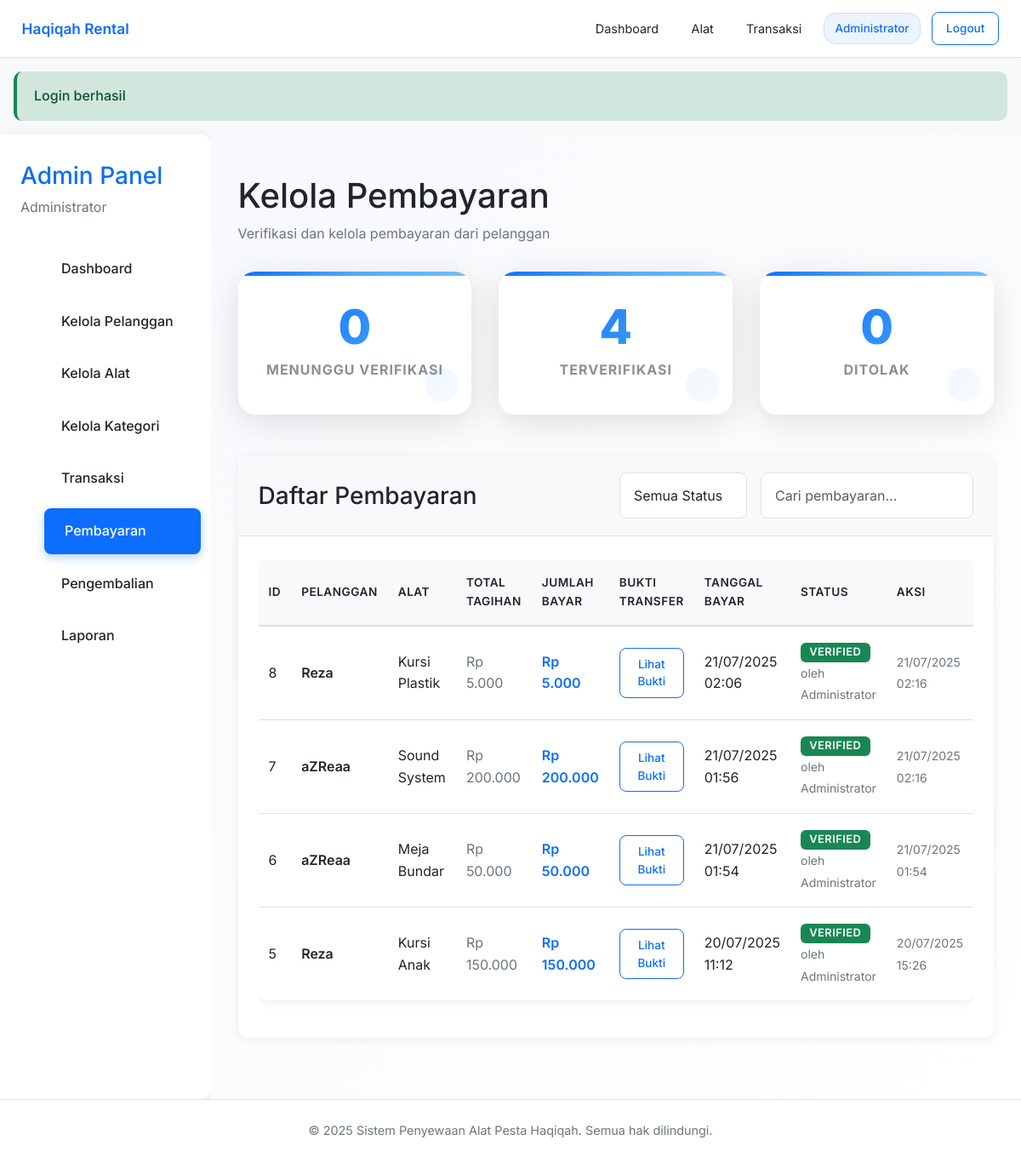
The page /admin/pembayaran (signed in) on the database its author committed.
### tables this page shows
CREATE TABLE `pembayaran` (
  `id_pembayaran` int NOT NULL,
  `id_transaksi` int NOT NULL,
  `jumlah` decimal(10,2) NOT NULL,
  `bukti_transfer` varchar(255) DEFAULT NULL,
  `status_pembayaran` enum('pending','verified','rejected') DEFAULT 'pending',
  `tanggal_bayar` timestamp NULL DEFAULT CURRENT_TIMESTAMP,
  `verified_by` int DEFAULT NULL,
  `verified_at` timestamp NULL DEFAULT NULL
);

CREATE TABLE `pelanggan` (
  `id_pelanggan` int NOT NULL,
  `nama` varchar(100) NOT NULL,
  `alamat` text NOT NULL,
  `email` varchar(100) NOT NULL,
  `no_hp` varchar(20) NOT NULL,
  `user_id` int DEFAULT NULL,
  `created_at` timestamp NULL DEFAULT CURRENT_TIMESTAMP,
  `updated_at` timestamp NULL DEFAULT CURRENT_TIMESTAMP ON UPDATE CURRENT_TIMESTAMP
);

CREATE TABLE `alat` (
  `id_alat` int NOT NULL,
  `nama_alat` varchar(100) NOT NULL,
  `kategori` varchar(50) NOT NULL,
  `stok` int NOT NULL DEFAULT '0',
  `harga` decimal(10,2) NOT NULL,
  `deskripsi` text,
  `gambar` varchar(255) DEFAULT NULL,
  `created_at` timestamp NULL DEFAULT CURRENT_TIMESTAMP,
  `updated_at` timestamp NULL DEFAULT CURRENT_TIMESTAMP ON UPDATE CURRENT_TIMESTAMP,
  `id_kategori` int DEFAULT '1'
);

CREATE TABLE `transaksi` (
  `id_transaksi` int NOT NULL,
  `id_pelanggan` int NOT NULL,
  `id_alat` int NOT NULL,
  `tgl_sewa` date NOT NULL,
  `tgl_kembali` date NOT NULL,
  `status` enum('pending','confirmed','approved','ongoing','completed','selesai','cancelled','rejected','payment_pending','aktif') DEFAULT 'pending',
  `jumlah_alat` int NOT NULL DEFAULT '1',
  `total_harga` decimal(10,2) NOT NULL,
  `metode_pengambilan` enum('pickup','delivery') DEFAULT 'pickup',
  `alamat_pengiriman` text,
  `created_at` timestamp NULL DEFAULT CURRENT_TIMESTAMP,
  `updated_at` timestamp NULL DEFAULT CURRENT_TIMESTAMP ON UPDATE CURRENT_TIMESTAMP
);

### templates/pages/admin/pembayaran.php (the view, shortened to what the rows shown need)
<?php
include __DIR__ . '/../../layouts/header.php';
?>
<div class="dashboard">
    <main class="main-content">
        <div style="margin-bottom: 2rem;">
            <h1 style="margin-bottom: 0.5rem;">Kelola Pembayaran</h1>
        </div>
        <div class="card">
            <div class="card-body">
                <?php if (empty($pembayaranList)): ?>
                    <p style="text-align: center; color: var(--secondary-color); margin: 2rem 0;">
                        Belum ada pembayaran
                    </p>
                <?php else: ?>
                    <div style="overflow-x: auto;">
                        <table class="table" id="pembayaranTable">
                            <thead>
                                <tr>
                                    <th>ID</th>
                                    <th>Pelanggan</th>
                                    <th>Alat</th>
                                    <th>Total Tagihan</th>
                                    <th>Jumlah Bayar</th>
                                    <th>Bukti Transfer</th>
                                    <th>Tanggal Bayar</th>
                                    <th>Status</th>
                                    <th>Aksi</th>
                                </tr>
                            </thead>
                            <tbody>
                                <?php foreach ($pembayaranList as $pembayaran): ?>
                                    <tr data-status="<?= $pembayaran['status_pembayaran'] ?>">
                                        <td><?= $pembayaran['id_pembayaran'] ?></td>
                                        <td style="font-weight: 600;"><?= htmlspecialchars($pembayaran['nama_pelanggan']) ?></td>
                                        <td><?= htmlspecialchars($pembayaran['nama_alat'] ?? 'N/A') ?></td>
                                        <td style="color: var(--secondary-color);">
                                            Rp <?= number_format($pembayaran['total_harga'] ?? 0, 0, ',', '.') ?>
                                        </td>
                                        <td style="font-weight: 600; color: var(--primary-color);">
                                            Rp <?= number_format($pembayaran['jumlah'] ?? 0, 0, ',', '.') ?>
                                        </td>
                                        <td>
                                            <?php if (!empty($pembayaran['bukti_transfer'])): ?>
                                                <button class="btn btn-sm btn-outline-primary"
                                                        onclick="viewBuktiTransfer('<?= htmlspecialchars($pembayaran['bukti_transfer']) ?>')">
                                                    Lihat Bukti
                                                </button>
                                            <?php else: ?>
                                                <span style="color: var(--secondary-color);">Tidak ada</span>
                                            <?php endif; ?>
                                        </td>
                                        <td><?= date('d/m/Y H:i', strtotime($pembayaran['tanggal_bayar'])) ?></td>
                                        <td>
                                            <?php
                                            $badgeClass = match($pembayaran['status_pembayaran']) {
                                                'pending' => 'badge-warning',
                                                'verified' => 'badge-success',
                                                'rejected' => 'badge-danger',
                                                default => 'badge-secondary'
                                            };
                                            ?>
                                            <span class="badge <?= $badgeClass ?>"><?= ucfirst($pembayaran['status_pembayaran']) ?></span>
                                            <?php if (!empty($pembayaran['verified_by_name'])): ?>
                                                <br><small style="color: var(--secondary-color);">
                                                    oleh <?= htmlspecialchars($pembayaran['verified_by_name']) ?>
                                                </small>
                                            <?php endif; ?>
                                        </td>
                                        <td>
                                            <?php if ($pembayaran['status_pembayaran'] === 'pending'): ?>
                                                <div style="display: flex; gap: 0.5rem; flex-wrap: wrap;">
                                                    <form method="POST" action="/hakikah/admin/pembayaran/verifikasi" style="display: inline;">
                                                        <input type="hidden" name="id" value="<?= $pembayaran['id_pembayaran'] ?>">
                                                        <input type="hidden" name="status" value="verified">
                                                        <button type="submit" class="btn btn-sm btn-success">Verifikasi</button>
                                                    </form>
                                                    <form method="POST" action="/hakikah/admin/pembayaran/verifikasi" style="display: inline;">
                                                        <input type="hidden" name="id" value="<?= $pembayaran['id_pembayaran'] ?>">
                                                        <input type="hidden" name="status" value="rejected">
                                                        <button type="submit" class="btn btn-sm btn-danger"
                                                                data-confirm="Yakin ingin menolak pembayaran ini?">Tolak</button>
                                                    </form>
                                                </div>
                                            <?php else: ?>
                                                <span style="color: var(--secondary-color); font-size: 0.875rem;">
                                                    <?php if ($pembayaran['verified_at']): ?>
                                                        <?= date('d/m/Y H:i', strtotime($pembayaran['verified_at'])) ?>
                                                    <?php else: ?>
                                                        -
                                                    <?php endif; ?>
                                                </span>
                                            <?php endif; ?>
                                        </td>
                                    </tr>
                                <?php endforeach; ?>
                            </tbody>
                        </table>
                    </div>
                <?php endif; ?>
            </div>
        </div>
    </main>
</div>
<?php include __DIR__ . '/../../layouts/footer.php'; ?>

### rows shown on the page
pembayaran: id_pembayaran "8", pelanggan.nama "Reza", alat.nama_alat "Kursi Plastik", id_transaksi.total_harga "5.000", jumlah "5.000", tanggal_bayar "21/07/2025 02:06", status_pembayaran "VERIFIED", verified_by.nama_admin "Administrator", verified_at "21/07/2025 02:16"
pembayaran: id_pembayaran "7", pelanggan.nama "aZReaa", alat.nama_alat "Sound System", id_transaksi.total_harga "200.000", jumlah "200.000", tanggal_bayar "21/07/2025 01:56", status_pembayaran "VERIFIED", verified_by.nama_admin "Administrator", verified_at "21/07/2025 02:16"
pembayaran: id_pembayaran "6", pelanggan.nama "aZReaa", alat.nama_alat "Meja Bundar", id_transaksi.total_harga "50.000", jumlah "50.000", tanggal_bayar "21/07/2025 01:54", status_pembayaran "VERIFIED", verified_by.nama_admin "Administrator", verified_at "21/07/2025 01:54"
pembayaran: id_pembayaran "5", pelanggan.nama "Reza", alat.nama_alat "Kursi Anak", id_transaksi.total_harga "150.000", jumlah "150.000", tanggal_bayar "20/07/2025 11:12", status_pembayaran "VERIFIED", verified_by.nama_admin "Administrator", verified_at "20/07/2025 15:26"

### other values the page prints
$_SESSION['nama'] "Administrator"
$_SESSION['success'] "Login berhasil"
$pendingCount "0"
$verifiedCount "4"
$rejectedCount "0"
